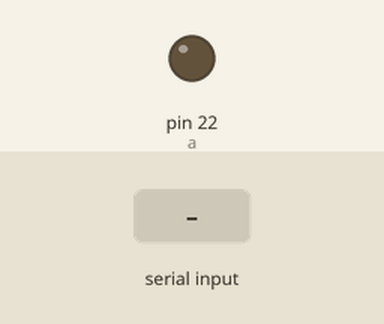
Bench run of a sketch on a simulated Arduino Mega 2560, built with avr-gcc and run on an emulated ATmega2560. On the bench: output pins drawn as LEDs (lit = HIGH). Dashed ring = blinking. The test bench sets the inputs (shaded band). What the sketch prints to the serial monitor is not drawn.

Above: at 1.2 s.
1.3 s: "1" received over Serial
At 1.4 s:
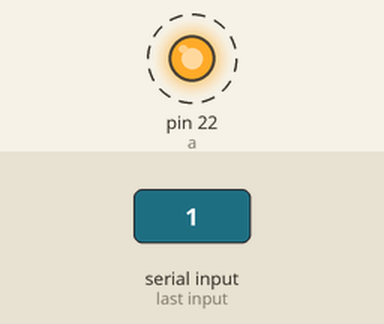
4.3 s: "0" received over Serial
At 4.6 s:
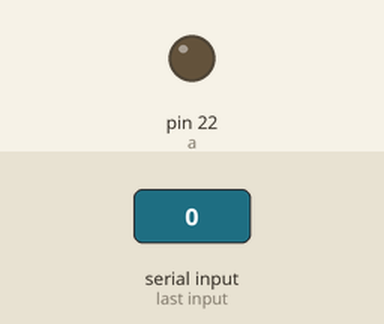
Timing chart, 0 to 7.3 s (numbered marks = the images above; inputs shaded):
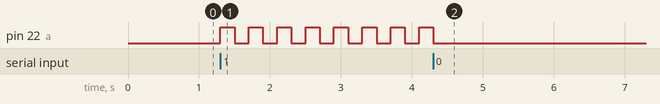

Measured:
- after the input at 1.3 s, pin 22 (a): alternates HIGH for 0.20 s and LOW for 0.20 s, starting at once
- after the input at 4.3 s, pin 22 (a): goes on until 4.3 s, then stays LOW

The sketch:

SerialTitila.ino
```cpp
int a = 22;
char valor = '0';
void setup() {
  // put your setup code here, to run once:
  Serial.begin(9600);
  pinMode(a, OUTPUT);
  digitalWrite(a, LOW);
}

void loop() {

  if(Serial.available()>0){
    valor = Serial.read();
    if(valor == '0'){
      digitalWrite(a, LOW);
    }else{
      while(valor == '1'){
        digitalWrite(a, HIGH);
        delay(200);
        digitalWrite(a,LOW);
        delay(200);
        if(Serial.available()>0){
          valor = Serial.read();
        }
      }
    }
  }
  Serial.println(valor);
}
```
